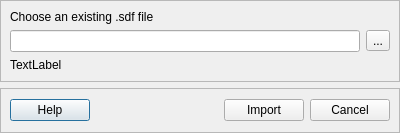
<?xml version="1.0" encoding="UTF-8"?>
<ui version="4.0">
 <class>Dialog</class>
 <widget class="QDialog" name="Dialog">
  <property name="geometry">
   <rect>
    <x>0</x>
    <y>0</y>
    <width>400</width>
    <height>133</height>
   </rect>
  </property>
  <property name="minimumSize">
   <size>
    <width>400</width>
    <height>0</height>
   </size>
  </property>
  <property name="maximumSize">
   <size>
    <width>16777215</width>
    <height>133</height>
   </size>
  </property>
  <property name="windowTitle">
   <string>Dialog</string>
  </property>
  <layout class="QVBoxLayout" name="verticalLayout_4">
   <property name="leftMargin">
    <number>0</number>
   </property>
   <property name="topMargin">
    <number>0</number>
   </property>
   <property name="rightMargin">
    <number>0</number>
   </property>
   <property name="bottomMargin">
    <number>0</number>
   </property>
   <item>
    <widget class="QFrame" name="frame">
     <property name="frameShape">
      <enum>QFrame::StyledPanel</enum>
     </property>
     <property name="frameShadow">
      <enum>QFrame::Raised</enum>
     </property>
     <layout class="QVBoxLayout" name="verticalLayout_2">
      <item>
       <layout class="QVBoxLayout" name="verticalLayout">
        <item>
         <widget class="QLabel" name="label">
          <property name="text">
           <string>Choose an existing .sdf file</string>
          </property>
         </widget>
        </item>
        <item>
         <layout class="QHBoxLayout" name="horizontalLayout">
          <item>
           <widget class="QLineEdit" name="txt_import_ligand">
            <property name="frame">
             <bool>true</bool>
            </property>
            <property name="readOnly">
             <bool>false</bool>
            </property>
           </widget>
          </item>
          <item>
           <widget class="QToolButton" name="btn_choose_ligand_file">
            <property name="text">
             <string>...</string>
            </property>
           </widget>
          </item>
         </layout>
        </item>
        <item>
         <widget class="QLabel" name="lbl_status">
          <property name="text">
           <string>TextLabel</string>
          </property>
         </widget>
        </item>
       </layout>
      </item>
     </layout>
    </widget>
   </item>
   <item>
    <widget class="QFrame" name="frame_bottom">
     <property name="frameShape">
      <enum>QFrame::StyledPanel</enum>
     </property>
     <property name="frameShadow">
      <enum>QFrame::Raised</enum>
     </property>
     <layout class="QVBoxLayout" name="verticalLayout_3">
      <item>
       <layout class="QHBoxLayout" name="horizontalLayout_2">
        <item>
         <widget class="QPushButton" name="btn_help">
          <property name="text">
           <string>Help</string>
          </property>
         </widget>
        </item>
        <item>
         <spacer name="horizontalSpacer">
          <property name="orientation">
           <enum>Qt::Horizontal</enum>
          </property>
          <property name="sizeHint" stdset="0">
           <size>
            <width>40</width>
            <height>20</height>
           </size>
          </property>
         </spacer>
        </item>
        <item>
         <widget class="QPushButton" name="btn_import_ligand">
          <property name="text">
           <string>Import</string>
          </property>
         </widget>
        </item>
        <item>
         <widget class="QPushButton" name="btn_cancel">
          <property name="text">
           <string>Cancel</string>
          </property>
         </widget>
        </item>
       </layout>
      </item>
     </layout>
    </widget>
   </item>
  </layout>
 </widget>
 <resources/>
 <connections/>
</ui>
